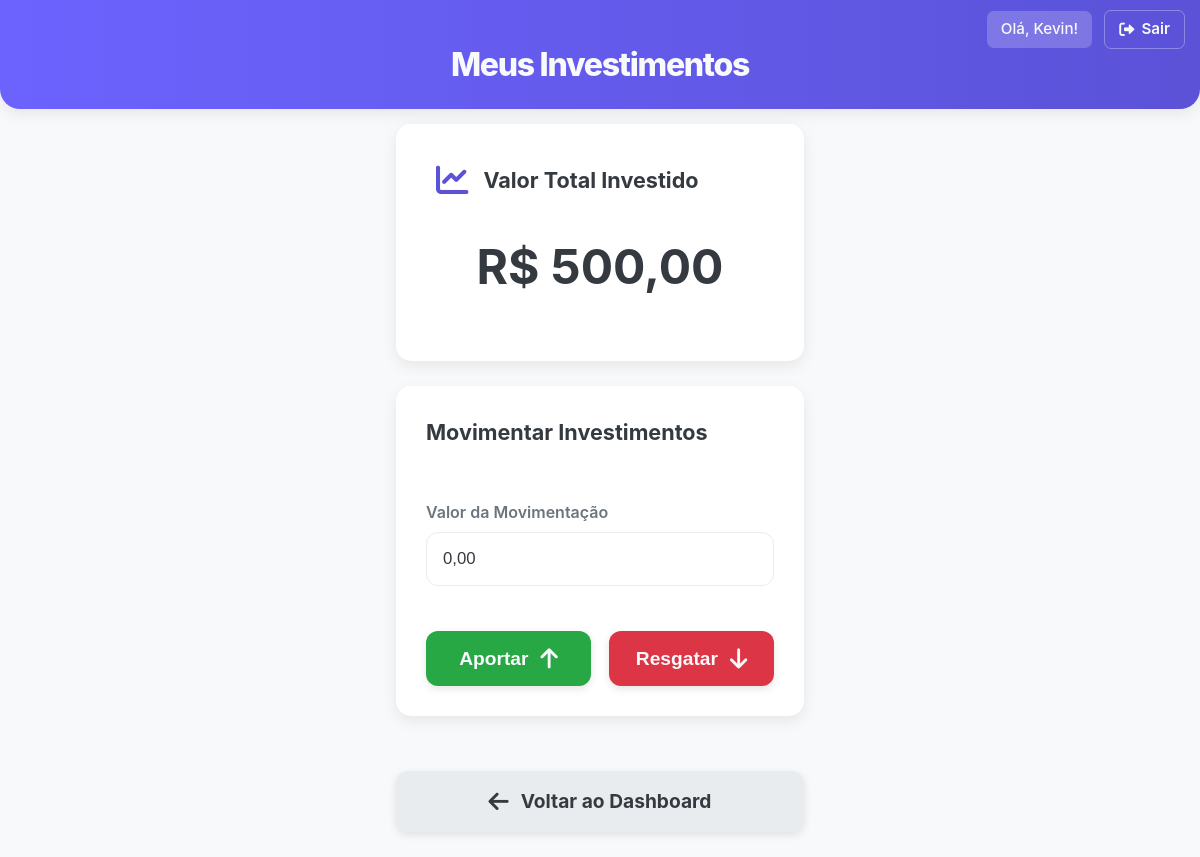
Page /investimentos (signed in) on the earlier database version.
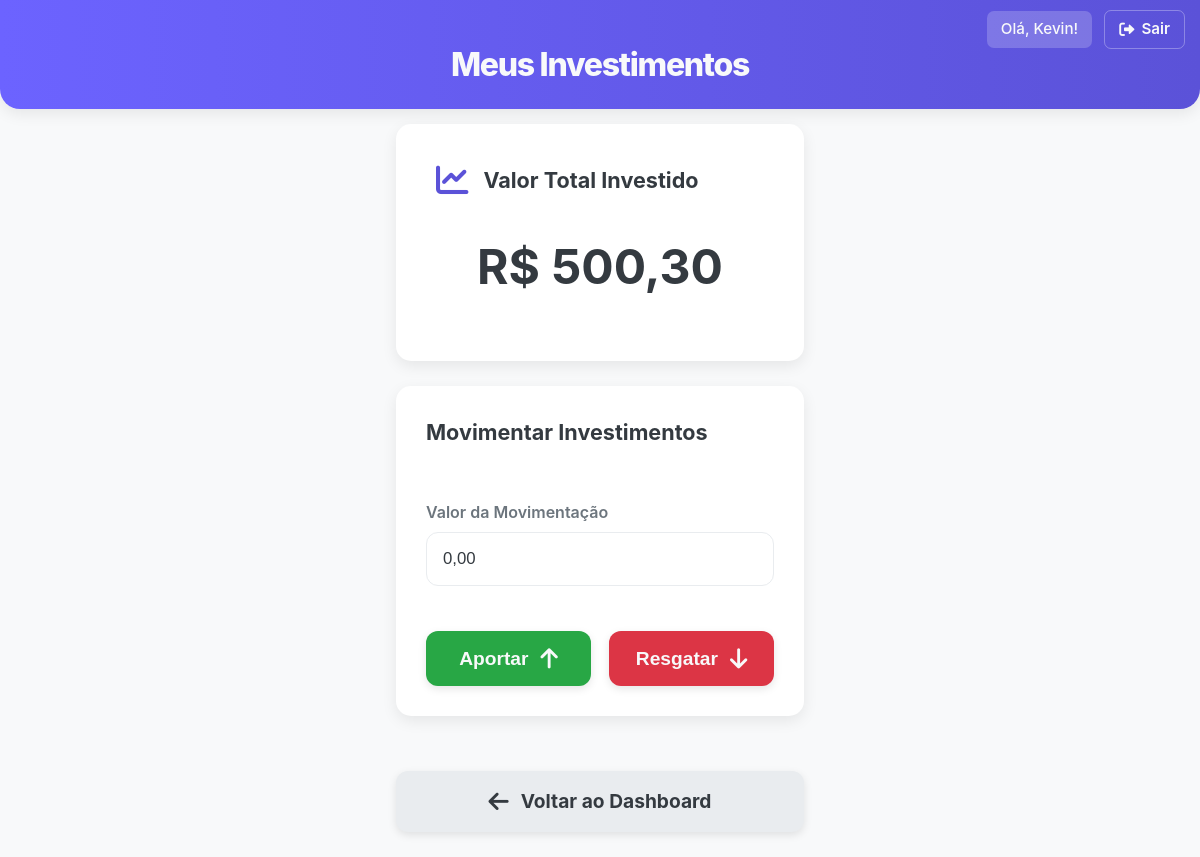
Same page on the later database version.
### app.py (models this page shows, shortened)
class Usuario(db.Model, UserMixin):
    __tablename__ = 'usuarios'
    id = db.Column(db.Integer, primary_key=True)
    nome_de_usuario = db.Column(db.String(20), unique=True, nullable=False)
    senha_hash = db.Column(db.String(128), nullable=False)
    transacoes = db.relationship('Transacao', backref='proprietario', lazy=True)
    gastos_fixos = db.relationship('GastoFixo', backref='proprietario', lazy=True)
    dados_financeiros = db.relationship('DadosFinanceiros', backref='proprietario', uselist=False, lazy=True)

class DadosFinanceiros(db.Model):
    __tablename__ = 'dados_financeiros'
    id = db.Column(db.Integer, primary_key=True)
    saldo_em_caixa_total = db.Column(db.Float, default=0.0, nullable=False)
    valor_investido_total = db.Column(db.Float, default=0.0, nullable=False)
    usuario_id = db.Column(db.Integer, db.ForeignKey('usuarios.id'), unique=True, nullable=False)

### app.py (the view)
@app.route('/investimentos')
@login_required
def Pagina_investimentos():
    dados_fin = current_user.dados_financeiros
    saldo_caixa = dados_fin.saldo_em_caixa_total
    valor_investido = dados_fin.valor_investido_total
    return render_template(
        'investimentos.html',
        saldo_caixa=saldo_caixa,
        valor_investido=valor_investido
    )

### app.py (called while the page is built)
@login_manager.user_loader
def Carregar_usuario(id_do_usuario):
    return Usuario.query.get(int(id_do_usuario))

@app.template_filter('formatar_moeda')
def formatar_moeda_filter(valor):
    return f"R$ {valor:,.2f}".replace(",", "X").replace(".", ",").replace("X", ".")

### templates/investimentos.html (shortened to what this page needs)
<!DOCTYPE html>
<html lang="pt-br">
<head>
    <link rel="stylesheet" href="{{ url_for('static', filename='css/estilo.css') }}">
    <link rel="stylesheet" href="https://cdnjs.cloudflare.com/ajax/libs/font-awesome/6.0.0-beta3/css/all.min.css">
</head>
<body>
    <div class="header-app">
        <h1 class="titulo-app">Meus Investimentos</h1>
        <div class="area-usuario-nav">
            {% if current_user.is_authenticated %}
                <p class="nome-usuario-logado">Olá, {{ current_user.nome_de_usuario }}!</p>
                <a href="{{ url_for('Sair') }}" class="bt-nav-usuario"><i class="fas fa-sign-out-alt"></i> Sair</a>
            {% else %}
                <a href="{{ url_for('Pagina_registro') }}" class="bt-nav-usuario"><i class="fas fa-user-plus"></i> Registrar</a>
                <a href="{{ url_for('Pagina_login') }}" class="bt-nav-usuario"><i class="fas fa-sign-in-alt"></i> Login</a>
            {% endif %}
        </div>
    </div>
    <div class="container">
        <div class="card card-investimento-atual">
            <h2 class="titulo-card"><i class="fas fa-chart-line icone-resumo"></i> Valor Total Investido</h2>
            <p class="valor-principal">{{ valor_investido | formatar_moeda }}</p>
        </div>
        <div class="card card-formulario">
            <h2 class="titulo-card">Movimentar Investimentos</h2>
            <form id="form_movimento_investimento" action="{{ url_for('Movimentar_investimento') }}" method="post" class="formulario-movimentacao-investimento">
                <div class="campo-do-formulario">
                    <label for="valor_movimento_investimento">Valor da Movimentação</label>
                    <input type="text" id="valor_movimento_investimento" name="valor_movimento" inputmode="numeric" pattern="[0-9,\.]*" placeholder="0,00" required>
                </div>
                <div class="grupo-botoes-movimento">
                    <button type="button" id="bt_aportar" class="bt-acao bt-aportar">Aportar <i class="fas fa-arrow-up"></i></button>
                    <button type="button" id="bt_resgatar" class="bt-acao bt-resgatar">Resgatar <i class="fas fa-arrow-down"></i></button>
                </div>
            </form>
        </div>
        <a href="{{ url_for('Pagina_inicial') }}" class="bt-acao bt-voltar"><i class="fas fa-arrow-left"></i> Voltar ao Dashboard</a>
    </div>
</body>
</html>

Differences in the rows shown:
changed DadosFinanceiros: valor_investido_total "R$ 500,00" → "R$ 500,30"
